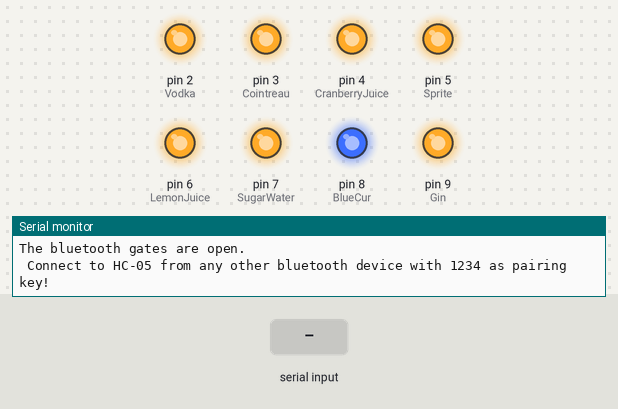
The sketch below on a simulated Arduino Uno, built with avr-gcc and run on an emulated ATmega328P. On the bench: output pins drawn as LEDs (lit = HIGH), the last lines printed to the serial monitor. The inputs (shaded band) are chosen by the test bench.

Above: at 1.2 s.
1.3 s: "d" received over Serial
At 3.1 s:
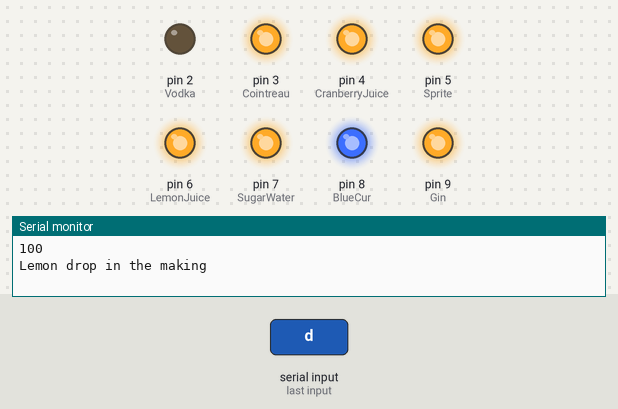
At 4.6 s:
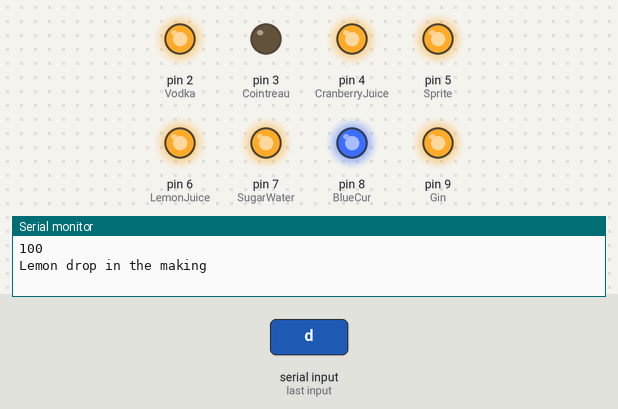
10.3 s: byte 107 ('k') received over Serial
At 17.3 s:
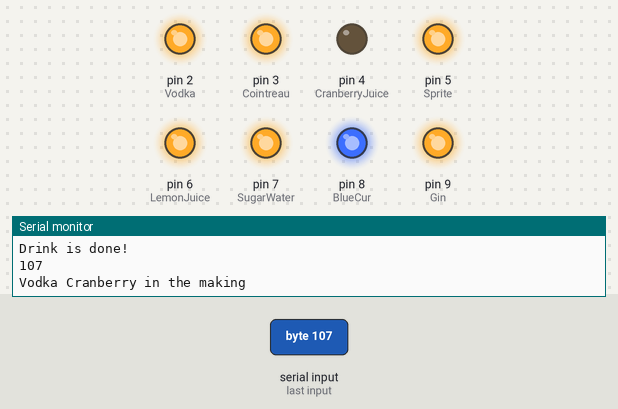
Timing chart, 0 to 23.9 s (numbered marks = the images above; inputs shaded):
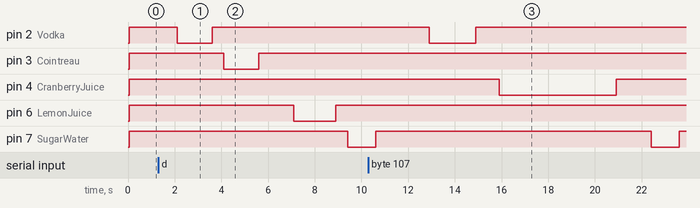

Measured:
- after the input at 1.3 s, pin 2 (Vodka): HIGH → LOW after 0.80 s, → HIGH 1.5 s later; pin 3 (Cointreau): HIGH → LOW after 2.8 s, → HIGH 1.5 s later; pin 6 (LemonJuice): HIGH → LOW after 5.8 s, → HIGH 1.8 s later; pin 7 (SugarWater): HIGH → LOW after 8.1 s
- after the input at 10.3 s, pin 2 (Vodka): HIGH → LOW after 2.6 s, → HIGH 2.0 s later; pin 4 (CranberryJuice): HIGH → LOW after 5.6 s, → HIGH 5.0 s later

The sketch:

oldCode.ino
```cpp
// defining the pins used for each drink, you can changes this depending how you connect the pumps and the drinks.
int Vodka = 2;
int Cointreau = 3;
int CranberryJuice = 4;
int Sprite = 5;
int LemonJuice = 6;
int SugarWater = 7;
int BlueCur = 8;
int Gin = 9;

int state = 0;

// how much time there is between switching to the next pump.
int TimeBetweenPours = 500;

void setup()
{
  Serial.begin(9600);
  Serial.println("The bluetooth gates are open.\n Connect to HC-05 from any other bluetooth device with 1234 as pairing key!");

  // Set pin 2-9 to output pins to drive the relay board
  pinMode(2, OUTPUT);
  pinMode(3, OUTPUT);
  pinMode(4, OUTPUT);
  pinMode(5, OUTPUT);
  pinMode(6, OUTPUT);
  pinMode(7, OUTPUT);
  pinMode(8, OUTPUT);
  pinMode(9, OUTPUT);

  // My relayboard is a "low true" board. So setting the output to low energize the relay's. You don't want that they all switch on when powering on the cocktailmaker...
  digitalWrite(2, HIGH);
  digitalWrite(3, HIGH);
  digitalWrite(4, HIGH);
  digitalWrite(5, HIGH);
  digitalWrite(6, HIGH);
  digitalWrite(7, HIGH);
  digitalWrite(8, HIGH);
  digitalWrite(9, HIGH);
}

void loop()

{
  if (Serial.available() > 0)
  {                        // Checks whether data is comming from the serial port
    state = Serial.read(); // Reads the data from the serial port
    Serial.println(state);
  }

  // Cocktails:

  // Vodka sprite
  if (state == 'a')
  {
    Serial.println("Vodka Sprite in the making");
    Mix(3000, 0, 0, 0, 5000, 0, 0, 0); // Vodka, Sprite, Lime juice
  }

  // Blue Lagoon
  if (state == 'b')
  {
    Serial.println("Blue Lagoon in the making");
    Mix(2000, 0, 0, 5000, 1800, 1000, 1800, 0); // Vodka, Triple Sec, Cranberry juice, Sprite, Lime juice, Sugar water, Blue Curacao, Gin
  }

  // Cosmo
  if (state == 'c')
  {
    Serial.println("Cosmo in the making");
    Mix(2500, 1500, 3800, 0, 1200, 1200, 0, 0); // Vodka, Triple Sec, Cranberry juice, Sprite, Lime juice, Sugar water, Blue Curacao, Gin
  }

  // Lemon drop
  if (state == 'd')
  {
    Serial.println("Lemon drop in the making");
    Mix(1500, 1500, 0, 0, 1800, 1200, 0, 0); // Vodka, Triple Sec, Cranberry juice, Sprite, Lime juice, Sugar water, Blue Curacao, Gin
  }

  // Blue Moon
  if (state == 'e')
  {
    Serial.println("Blue Moon in the making");
    Mix(2000, 0, 3000, 0, 1800, 1200, 1200, 0); // Vodka, Cranberry juice, Lime juice, Sugar water, Blue Curacao
  }

  // Blue Gin Moon
  if (state == 'f')
  {
    Serial.println("Blue Gin Moon in the making");
    Mix(0, 0, 3000, 0, 1800, 1200, 1200, 2000); // Cranberry juice, Lime juice, Sugar water, Blue Curacao, Gin
  }

  // Double Strike
  if (state == 'i')
  {
    Serial.println("Double Strike in the making");
    Mix(2000, 0, 3000, 0, 1800, 0, 1200, 0); // Vodka, Cranberry juice, Lime juice, Blue Curacao
  }

  // Tom Collins
  if (state == 'h')
  {
    Serial.println("Tom Collins in the making");
    Mix(0, 0, 0, 4000, 1800, 1800, 0, 2200); // Sprite, Lime juice, Sugar water, Gin
  }

  // Flying Dutchman
  if (state == 'g')
  {
    Serial.println("Flying Dutchman in the making");
    Mix(0, 2000, 0, 0, 1200, 1000, 0, 2000); // Triple Sec, Lime juice, Sugar water, Gin
  }

  // London Cosmo
  if (state == 'j')
  {
    Serial.println("London Cosmo in the making");
    Mix(0, 2000, 5000, 1800, 0, 0, 0, 2000); // Triple Sec, Cranberry juice, Sprite, Gin
  }

  // Vodka Cranberry
  if (state == 'k')
  {
    Serial.println("Vodka Cranberry in the making");
    Mix(2000, 0, 5000, 0, 0, 1200, 0, 0); // Vodka, Cranberry juice, Sugar water
  }

  // Cranberry Gin
  if (state == 'l')
  {
    Serial.println("Cranberry Gin in the making");
    Mix(0, 0, 5000, 0, 2000, 0, 0, 2200); // Cranberry juice, Lime juice, Gin
  }

  // Testin and maintenance options

  // Set-up Vodka
  if (state == 'm')
  {
    Serial.println("Set-up Vodka");
    Mix(1100, 0, 0, 0, 0, 0, 0, 0); // Vodka, Triple Sec, Cranberry juice, Sprite, Lime juice, Sugar water, Blue Curacao, Gin
  }

  // Set-up Tripple Sec
  if (state == 'n')
  {
    Serial.println("Set-up Tripple Sec");
    Mix(0, 1100, 0, 0, 0, 0, 0, 0); // Vodka, Triple Sec, Cranberry juice, Sprite, Lime juice, Sugar water, Blue Curacao, Gin
  }

  // Set-up Cranberry juice
  if (state == 'o')
  {
    Serial.println("Set-up Cranberry juice");
    Mix(0, 0, 1000, 0, 0, 0, 0, 0); // Vodka, Triple Sec, Cranberry juice, Sprite, Lime juice, Sugar water, Blue Curacao, Gin
  }

  // Set-up Sprite
  if (state == 'p')
  {
    Serial.println("Set-up Sprite");
    Mix(0, 0, 0, 1000, 0, 0, 0, 0); // Vodka, Triple Sec, Cranberry juice, Sprite, Lime juice, Sugar water, Blue Curacao, Gin
  }

  // Set-up Lime juice
  if (state == 'q')
  {
    Serial.println("Set-up Lime juice");
    Mix(0, 0, 0, 0, 1100, 0, 0, 0); // Vodka, Triple Sec, Cranberry juice, Sprite, Lime juice, Sugar water, Blue Curacao, Gin
  }

  // Set-up Sugar water
  if (state == 'v')
  {
    Serial.println("Set-up Sugar water");
    Mix(0, 0, 0, 0, 0, 1200, 0, 0); // Vodka, Triple Sec, Cranberry juice, Sprite, Lime juice, Sugar water, Blue Curacao, Gin
  }

  // Set-up Blue curacao
  if (state == 'r')
  {
    Serial.println("Set-up Blue curacao");
    Mix(0, 0, 0, 0, 0, 0, 800, 0); // Vodka, Triple Sec, Cranberry juice, Sprite, Lime juice, Sugar water, Blue Curacao, Gin
  }

  // Set-up Gin
  if (state == 's')
  {
    Serial.println("Set-up Gin");
    Mix(0, 0, 0, 0, 0, 0, 0, 1000); // Vodka, Triple Sec, Cranberry juice, Sprite, Lime juice, Sugar water, Blue Curacao, Gin
  }

  // Cleaning
  if (state == 't')
  {
    Serial.println("Set-up Gin");
    Mix(4000, 4000, 4000, 4000, 4000, 4000, 4000, 4000); // Vodka, Triple Sec, Cranberry juice, Sprite, Lime juice, Sugar water, Blue Curacao, Gin
  }

  // Set-up all (intial first time after cleaning)
  if (state == 'u')
  {
    Serial.println("Set-up All");
    Mix(800, 800, 800, 800, 1000, 1600, 800, 800); // Vodka, Triple Sec, Cranberry juice, Sprite, Lime juice, Sugar water, Blue Curacao, Gin
  }
}

void Mix(int DelayTimeVodka, int DelayTimeCointreau, int DelayTimeCranberryJuice, int DelayTimeSprite, int DelayTimeLemonJuice, int DelayTimeSugarWater, int DelayTimeBlueCur, int DelayTimeGin)
{

  state = 0;
  delay(800);
  digitalWrite(Vodka, LOW);
  delay(DelayTimeVodka);
  digitalWrite(Vodka, HIGH);
  delay(TimeBetweenPours);

  digitalWrite(Cointreau, LOW);
  delay(DelayTimeCointreau);
  digitalWrite(Cointreau, HIGH);
  delay(TimeBetweenPours);

  digitalWrite(CranberryJuice, LOW);
  delay(DelayTimeCranberryJuice);
  digitalWrite(CranberryJuice, HIGH);
  delay(TimeBetweenPours);

  digitalWrite(Sprite, LOW);
  delay(DelayTimeSprite);
  digitalWrite(Sprite, HIGH);
  delay(TimeBetweenPours);

  digitalWrite(LemonJuice, LOW);
  delay(DelayTimeLemonJuice);
  digitalWrite(LemonJuice, HIGH);
  delay(TimeBetweenPours);

  digitalWrite(SugarWater, LOW);
  delay(DelayTimeSugarWater);
  digitalWrite(SugarWater, HIGH);
  delay(TimeBetweenPours);

  digitalWrite(BlueCur, LOW);
  delay(DelayTimeBlueCur);
  digitalWrite(BlueCur, HIGH);
  delay(TimeBetweenPours);

  digitalWrite(Gin, LOW);
  delay(DelayTimeGin);
  digitalWrite(Gin, HIGH);
  delay(TimeBetweenPours);

  Serial.println("Drink is done!");
  state = 0;
}
```
